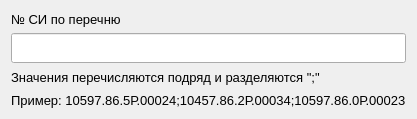
          <widget class="QWidget" name="page_4">
           <property name="geometry">
            <rect>
             <x>0</x>
             <y>0</y>
             <width>402</width>
             <height>119</height>
            </rect>
           </property>
           <attribute name="label">
            <string>СИ, применяемое в качестве эталона</string>
           </attribute>
           <layout class="QGridLayout" name="gridLayout_14">
            <item row="0" column="0">
             <layout class="QGridLayout" name="gridLayout_9">
              <item row="0" column="0">
               <widget class="QLabel" name="label_18">
                <property name="font">
                 <font>
                  <family>Segoe UI</family>
                  <pointsize>10</pointsize>
                  <weight>50</weight>
                  <bold>false</bold>
                 </font>
                </property>
                <property name="text">
                 <string>№ СИ по перечню</string>
                </property>
               </widget>
              </item>
              <item row="1" column="0">
               <widget class="QLineEdit" name="lineEdit_17">
                <property name="minimumSize">
                 <size>
                  <width>0</width>
                  <height>30</height>
                 </size>
                </property>
                <property name="font">
                 <font>
                  <family>Segoe UI</family>
                  <pointsize>10</pointsize>
                  <weight>50</weight>
                  <bold>false</bold>
                 </font>
                </property>
                <property name="focusPolicy">
                 <enum>Qt::ClickFocus</enum>
                </property>
                <property name="maxLength">
                 <number>512</number>
                </property>
                <property name="clearButtonEnabled">
                 <bool>false</bool>
                </property>
               </widget>
              </item>
              <item row="2" column="0">
               <widget class="QLabel" name="label_19">
                <property name="font">
                 <font>
                  <family>Segoe UI</family>
                  <pointsize>10</pointsize>
                  <weight>50</weight>
                  <bold>false</bold>
                 </font>
                </property>
                <property name="text">
                 <string>Значения перечисляются подряд и разделяются &quot;;&quot;</string>
                </property>
               </widget>
              </item>
              <item row="3" column="0">
               <widget class="QLabel" name="label_20">
                <property name="font">
                 <font>
                  <family>Segoe UI</family>
                  <pointsize>10</pointsize>
                  <weight>50</weight>
                  <bold>false</bold>
                 </font>
                </property>
                <property name="text">
                 <string>Пример: 10597.86.5Р.00024;10457.86.2Р.00034;10597.86.0Р.00023</string>
                </property>
               </widget>
              </item>
             </layout>
            </item>
           </layout>
          </widget>
